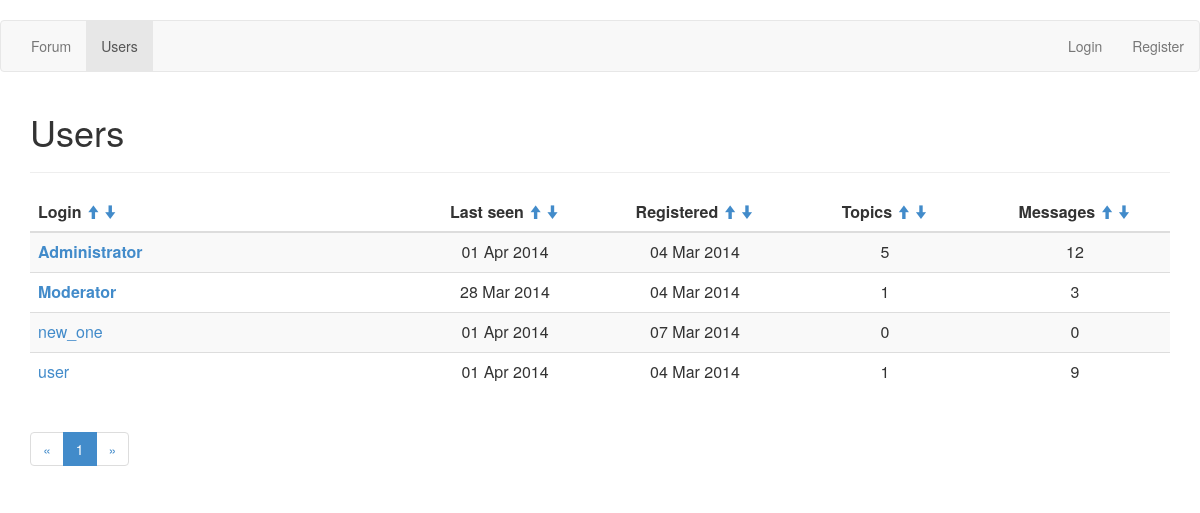
Page /userlist on the earlier database version.
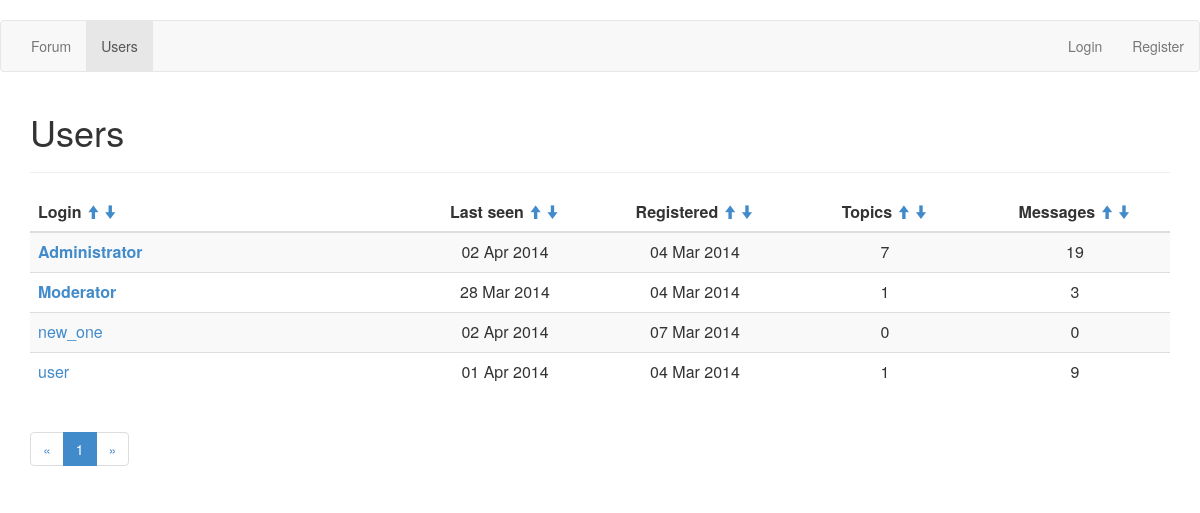
Same page on the later database version.
### app/models.py (models this page shows, shortened)
class User(db.Model):
    __tablename__ = 'User'
    id = db.Column(db.Integer, primary_key=True)
    login = db.Column(db.Text, unique=True, nullable=False)
    password = db.Column(db.Text, nullable=False)
    role = db.Column(db.Integer, default=2, nullable=False)
    email = db.Column(db.Text, nullable=False)
    city = db.Column(db.Text, default='unknown')
    country = db.Column(db.Text, default='unknown')
    db_avatar = db.Column(db.Boolean, default=False)
    topic_count = db.Column(db.Integer, default=0)
    message_count = db.Column(db.Integer, default=0)
    reg_date = db.Column(db.DateTime, default=datetime.utcnow, nullable=False)
    last_seen = db.Column(db.DateTime, default=datetime.utcnow, onupdate=datetime.utcnow, nullable=False)

### app/views.py (the view)
@app.route('/userlist')
def userlist(page=1):
    if request.args.get('page'):
        page = int(request.args.get('page'))
    pagination = Pagination(page, USER_PER_PAGE, User.query.count())
    sort_field = request.args.get('sort')
    sort_order = request.args.get('desc')
    if sort_field == 'last_seen' and sort_order == 'True':
        users_list = User.query.order_by(User.last_seen.desc()).all()
    elif sort_field == 'last_seen':
        users_list = User.query.order_by(User.last_seen).all()
    elif sort_field == 'reg_date' and sort_order == 'True':
        users_list = User.query.order_by(User.reg_date.desc()).all()
    elif sort_field == 'reg_date':
        users_list = User.query.order_by(User.reg_date).all()
    elif sort_field == 'topics' and sort_order == 'True':
        users_list = User.query.order_by(User.topic_count.desc()).all()
    elif sort_field == 'topics':
        users_list = User.query.order_by(User.topic_count).all()
    elif sort_field == 'messages' and sort_order == 'True':
        users_list = User.query.order_by(User.message_count.desc()).all()
    elif sort_field == 'messages':
        users_list = User.query.order_by(User.message_count).all()
    elif sort_field == 'login' and sort_order == 'True':
        users_list = User.query.order_by(User.login.collate('NOCASE').desc()).all()
    else:
        users_list = User.query.order_by(User.login.collate('NOCASE')).all()
    return(render_template('/userlist.html',
        user=current_user,
        users_list=users_list,
        pagination=pagination))

### app/views.py (called while the page is built)
    @property
    def pages(self):
        return(int(ceil(float(self.total_count)/self.per_page)))

    @property
    def pages_list(self):
        if self.pages < 4:
            res = range(1, self.pages+1)
        elif self.page < 3 and self.page+2 < self.pages:
            res = range(1, self.page+3)
        elif self.page < 3 and self.page+2 >= self.pages:
            res = range(1, self.pages+1)
        elif self.page > self.pages-3:
            res = range(self.page-2, self.pages+1)
        else:
            res = range(self.page-2, self.page+3)
        return(res)

    @property
    def first(self):
        if self.page == 1:
            return(0)
        else:
            return((self.page-1)*self.per_page)

    @property
    def last(self):
        if self.page == self.pages:
            return(None)
        else:
            return(self.page*self.per_page)

    def is_authenticated(self):
        return(False)

### app/templates/userlist.html (shortened to what this page needs)
﻿{% extends "base.html" %}
{% block content %}
<h1>Users</h1>
<hr>
<table class="table table-striped">
    <thead>
        <tr>
            <th class="col-md-4">
                Login
                <a href="{{url_for('userlist', sort='login', desc=True)}}"><small><i class="glyphicon glyphicon-arrow-up"></i></small></a>
                <a href="{{url_for('userlist', sort='login', desc=False)}}"><small><i class="glyphicon glyphicon-arrow-down"></i></small></a>
            </th>
            <th class="col-md-2 text-center">
                Last seen
                <a href="{{url_for('userlist', sort='last_seen', desc=True)}}"><small><i class="glyphicon glyphicon-arrow-up"></i></small></a>
                <a href="{{url_for('userlist', sort='last_seen', desc=False)}}"><small><i class="glyphicon glyphicon-arrow-down"></i></small></a>
            </th>
            <th class="col-md-2 text-center">
                Registered
                <a href="{{url_for('userlist', sort='reg_date', desc=True)}}"><small><i class="glyphicon glyphicon-arrow-up"></i></small></a>
                <a href="{{url_for('userlist', sort='reg_date', desc=False)}}"><small><i class="glyphicon glyphicon-arrow-down"></i></small></a>
            </th>
            <th class="col-md-2 text-center">
                Topics
                <a href="{{url_for('userlist', sort='topics', desc=True)}}"><small><i class="glyphicon glyphicon-arrow-up"></i></small></a>
                <a href="{{url_for('userlist', sort='topics', desc=False)}}"><small><i class="glyphicon glyphicon-arrow-down"></i></small></a>
            </th>
            <th class="col-md-2 text-center">
                Messages
                <a href="{{url_for('userlist', sort='messages', desc=True)}}"><small><i class="glyphicon glyphicon-arrow-up"></i></small></a>
                <a href="{{url_for('userlist', sort='messages', desc=False)}}"><small><i class="glyphicon glyphicon-arrow-down"></i></small></a>
            </th>
        </tr>
    </thead>
    <tbody>
        {% for user in users_list[pagination.first:pagination.last] %}
        <tr>
            <td>
            {% if user.role < 2 %}
                <b><a href="{{url_for('user_profile', user_id=user.id)}}">{{user.login}}</a></b>
            {% else %}
                <a href="{{url_for('user_profile', user_id=user.id)}}">{{user.login}}</a>
            {% endif %}
            </td>
            <td class="text-center">{{user.last_seen.strftime('%d %b %Y')}}</td>
            <td class="text-center">{{user.reg_date.strftime('%d %b %Y')}}</td>
            <td class="text-center">{{user.topic_count}}</td>
            <td class="text-center">{{user.message_count}}</td>
        </tr>
        {% endfor %}
    </tbody>
</table>
<ul class="pagination">
    <li><a href="{{url_for('userlist', page=1)}}">&laquo;</a></li>
    {% for page_number in pagination.pages_list %}
    <li{% if page_number == pagination.page %} class="active"{% endif %}>
        <a href="{{url_for('userlist', page=page_number)}}">{{page_number}}</a>
    </li>
    {% endfor %}
    <li><a href="{{url_for('userlist', page=pagination.pages)}}">&raquo;</a></li>
</ul>
{% endblock %}

Differences in the rows shown:
changed User "Administrator": last_seen "01 Apr 2014" → "02 Apr 2014"; topic_count "5" → "7"; message_count "12" → "19"
changed User "new_one": last_seen "01 Apr 2014" → "02 Apr 2014"
